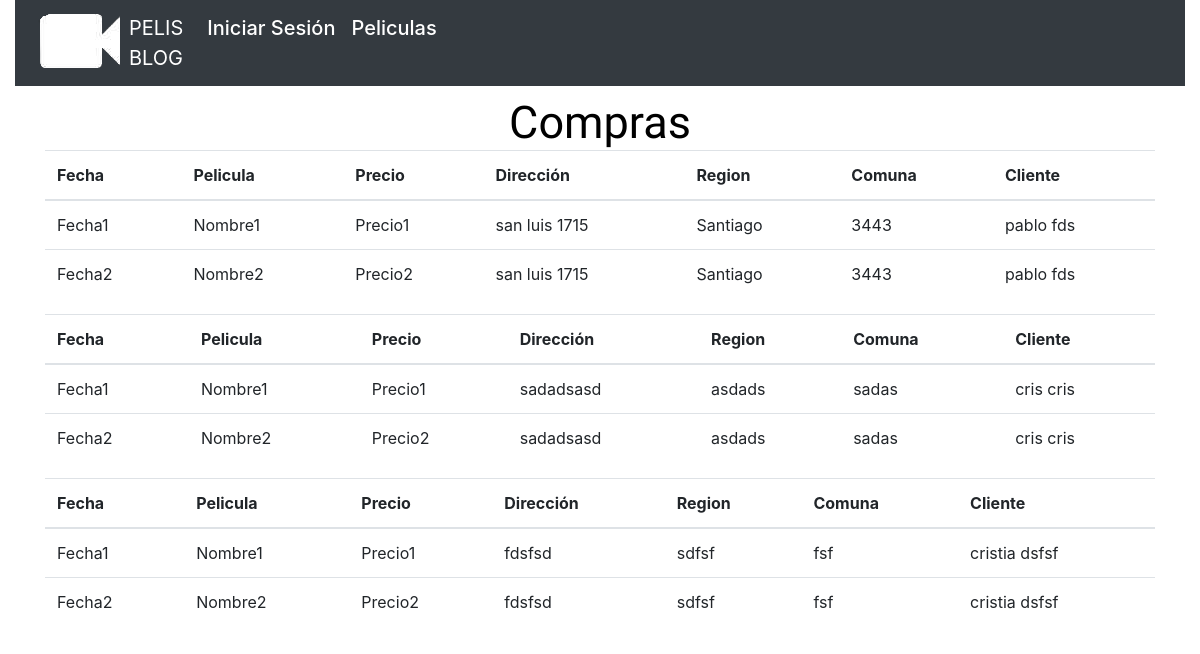
The app's page /compras/ with its own data.
### Peliculas/models.py (models this page shows, shortened)
class PerfilUsuario(models.Model):
    user = models.OneToOneField(User, on_delete=models.CASCADE)
    rut = models.CharField(max_length=40, default="Sin Rut", null=True, blank=True)
    direccion = models.CharField(max_length=100, null=False, blank=False, verbose_name='direccion')
    comuna = models.CharField(max_length=100, null=False, blank=False, verbose_name='comuna')
    telefono = models.IntegerField()
    region = models.CharField(max_length=100, null=False, blank=False, verbose_name='region')

### PelisBlog/views.py (the view)
# urls.py: path('compras/', views.compras, name='compras'),
def compras(request):
    persona = PerfilUsuario.objects.all()
    return render(request, 'compras.html', {'persona':persona})

### templates/compras.html (shortened to what this page needs)
{% extends "base.html" %}
{% load static %}
{% block css %} <link rel="stylesheet" href="{% static 'css/compra_exitosa.css' %}">{% endblock css %}
{% block content %}
<div class="container">
    <h1 class="compra_exitosa">Compras</h1>
    {% for persona in persona %}
    <table class="table">
        <thead>
            <tr>
                <th>Fecha</th>
                <th>Pelicula</th>
                <th>Precio</th>
                <th>Dirección</th>
                <th>Region</th>
                <th>Comuna</th>
                <th>Cliente</th>
            </tr>
        </thead>
        <tbody>
            <tr>
                <td id="fecha">Fecha1</td>
                <td id="nombre">Nombre1</td>
                <td id="precio">Precio1</td>
                <td>{{ persona.direccion}}</td>
                <td>{{ persona.region}}</td>
                <td>{{ persona.comuna}}</td>
                <td>{{ persona.user.first_name }} {{ persona.user.last_name }}</td>
            </tr>
            <tr>
                <td id="fecha">Fecha2</td>
                <td id="nombre">Nombre2</td>
                <td id="precio">Precio2</td>
                <td>{{ persona.direccion}}</td>
                <td>{{ persona.region}}</td>
                <td>{{ persona.comuna}}</td>
                <td>{{ persona.user.first_name }} {{ persona.user.last_name }}</td>
            </tr>
        </tbody>
    </table>
    {% endfor %}
</div>
{% endblock content %}

### static/css/compra_exitosa.css (style rules this page uses)
.container { flex-direction: column; }
.compra_exitosa { font-family: 'Libre Franklin', sans-serif; font-size: 45px; padding-top: 10px; color: black; margin: 0; text-align: center; }

### records on screen
PerfilUsuario: direccion "san luis 1715", region "Santiago", comuna "3443", user.first_name "pablo", user.last_name "fds"
PerfilUsuario: direccion "sadadsasd", region "asdads", comuna "sadas", user.first_name "cris", user.last_name "cris"
PerfilUsuario: direccion "fdsfsd", region "sdfsf", comuna "fsf", user.first_name "cristia", user.last_name "dsfsf"
